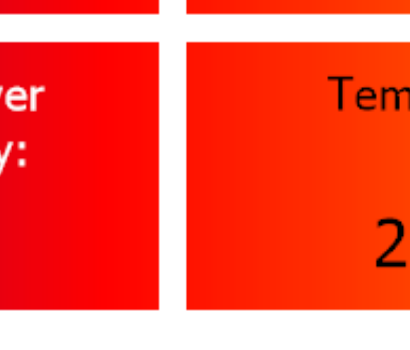
#> input picture RainMap/capturas_lluvia/20260929_224834/estacion_8_ROI_lluvia.png, 410 x 350 px, found by its file name
$ python analyze_roi_coords.py
#> lines starting #> are read from the running program, lines starting #| are printed output that depends on the picture; after the words box and inside, x2 and y2 are one past the last pixel; in counts of white or black regions, pixels touching at a corner belong together
# analyze_roi_coords.py
# Ejecútalo en tu máquina: python analyze_roi_coords.py
# Te imprime CSV listo para copiar

import cv2
import numpy as np
import pytesseract
import os
from pathlib import Path

# ── RUTAS QUE ME PASASTE ──
IMAGE_PATHS = [
    r"C:\Users\AlejandroSotoBarquer\OneDrive - ABC Geomática Agricola SRL\Documentos\ABC_Gis_Activos\01_Clientes\2026\Lluvia_Ayer_CR\RainMap\capturas_lluvia\20260929_224834\estacion_8_ROI_lluvia.png",
    r"C:\Users\AlejandroSotoBarquer\OneDrive - ABC Geomática Agricola SRL\Documentos\ABC_Gis_Activos\01_Clientes\2026\Lluvia_Ayer_CR\RainMap\capturas_lluvia\20260929_224834\estacion_22_ROI_lluvia.png",
    r"C:\Users\AlejandroSotoBarquer\OneDrive - ABC Geomática Agricola SRL\Documentos\ABC_Gis_Activos\01_Clientes\2026\Lluvia_Ayer_CR\RainMap\capturas_lluvia\20260929_224834\estacion_30_ROI_lluvia.png",
    r"C:\Users\AlejandroSotoBarquer\OneDrive - ABC Geomática Agricola SRL\Documentos\ABC_Gis_Activos\01_Clientes\2026\Lluvia_Ayer_CR\RainMap\capturas_lluvia\20260929_224834\estacion_41_ROI_lluvia.png",
    r"C:\Users\AlejandroSotoBarquer\OneDrive - ABC Geomática Agricola SRL\Documentos\ABC_Gis_Activos\01_Clientes\2026\Lluvia_Ayer_CR\RainMap\capturas_lluvia\20260929_224834\estacion_53_ROI_lluvia.png",
]

def detect_number_region(img_path):
    """Detecta el bounding box del número grande de lluvia."""
    img = cv2.imread(img_path)
#> img is the input picture: shape (350, 410, 3); mean B, G, R 66.1, 82.8, 250.7
    if img is None:
        return None

    h, w = img.shape[:2]
#> h = 350; w = 410
    gray = cv2.cvtColor(img, cv2.COLOR_BGR2GRAY)
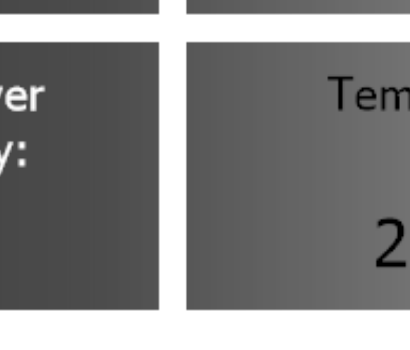
#> gray: shape (350, 410); min 0, max 255, mean 131.1

    # 1. Umbral adaptativo para aislar texto oscuro
    thresh = cv2.adaptiveThreshold(
        gray, 255, cv2.ADAPTIVE_THRESH_GAUSSIAN_C,
        cv2.THRESH_BINARY_INV, 31, 10
    )
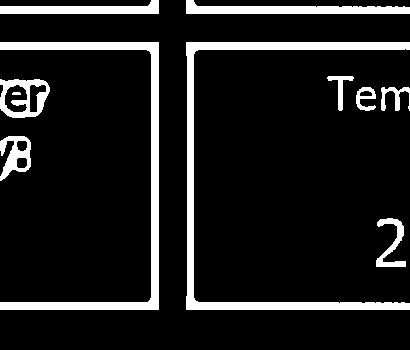
#> thresh: shape (350, 410); 11.3% white; 11 white regions, largest, box (x1, y1, x2, y2) and area: (186, 42, 410, 310) 5357, (0, 42, 159, 310) 4575, (186, 0, 410, 14) 1816

    # 2. Conectar componentes horizontales (números + decimal)
    kernel = cv2.getStructuringElement(cv2.MORPH_RECT, (15, 3))
    connected = cv2.morphologyEx(thresh, cv2.MORPH_CLOSE, kernel)
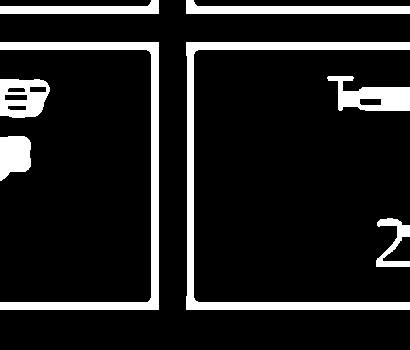
#> connected: shape (350, 410); 12.5% white; 8 white regions

    # 3. Contornos → filtrar por área y aspect ratio típicos de número grande
    contours, _ = cv2.findContours(connected, cv2.RETR_EXTERNAL, cv2.CHAIN_APPROX_SIMPLE)
#> contours = 8 contours; box (x1, y1, x2, y2) and area: (186, 42, 410, 310) 4673, (0, 42, 159, 310) 4002, (0, 79, 50, 118) 1630, (327, 76, 410, 111) 1618, (186, 0, 410, 14) 1612, (0, 0, 159, 14) 1157, (0, 136, 31, 181) 1062, (376, 218, 410, 267) 577

    best = None
    best_score = 0
    for cnt in contours:
        x, y, cw, ch = cv2.boundingRect(cnt)
        area = cw * ch
        aspect = cw / ch if ch > 0 else 0

        # Heurística: número de lluvia = área media, aspect ratio 2-6, no muy pequeño
        if 200 < area < w * h * 0.3 and 1.5 < aspect < 8:
            # Score: priorizar centro vertical y tamaño razonable
            center_y_score = 1 - abs((y + ch/2) - h/2) / (h/2)
            score = area * center_y_score
            if score > best_score:
                best_score = score
                best = (x, y, cw, ch)
#> this loop made 8 passes
#> (x, y, cw, ch, area, aspect, center_y_score, score) on pass 4: (327, 76, 83, 35, 2905, 2.37, 0.534, 1552.1)
#> (x, y, cw, ch, area, aspect) on passes 1, 2, 3, 5, 6, 7: (376, 218, 34, 49, 1666, 0.694), (0, 136, 31, 45, 1395, 0.689), (0, 79, 50, 39, 1950, 1.28), (186, 42, 224, 268, 60032, 0.836), (0, 42, 159, 268, 42612, 0.593), (186, 0, 224, 14, 3136, 16)
#> after the loop, best_score = 1552.1

    # Fallback: OCR directo en toda la imagen para ver qué lee
#> (the run stopped early here; a loop or call above may not have finished)

$ run again, with RainMap/capturas_lluvia/20260929_224834/estacion_114_ROI_lluvia.png copied over RainMap/capturas_lluvia/20260929_224834/estacion_8_ROI_lluvia.png
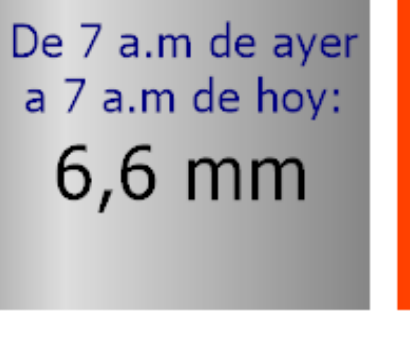
#> input picture RainMap/capturas_lluvia/20260929_224834/estacion_114_ROI_lluvia.png, 410 x 350 px, found by its file name
#> in detect_number_region, img is the input picture: shape (350, 410, 3); mean B, G, R 182.9, 180.9, 186.1
#> in detect_number_region, `thresh = cv2.adaptiveThreshold( gray, 255, cv2.ADAPTIVE_THRESH_GAUSSIA..`:
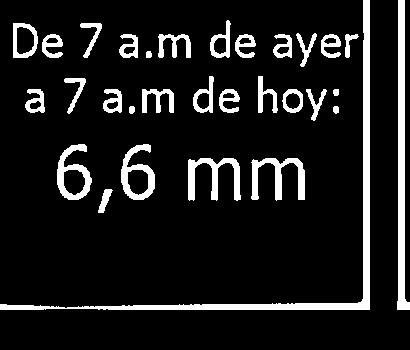
#> thresh: shape (350, 410); 11% white; 31 white regions, largest, box (x1, y1, x2, y2) and area: (0, 0, 370, 310) 4060, (397, 0, 410, 310) 2223, (251, 158, 305, 201) 960
#> in detect_number_region, `connected = cv2.morphologyEx(thresh, cv2.MORPH_CLOSE, kernel)`:
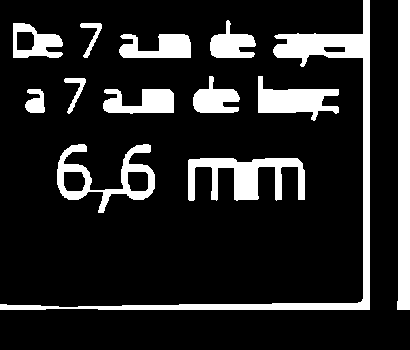
#> connected: shape (350, 410); 15.8% white; 13 white regions
#> contours = 13 contours; largest, box (x1, y1, x2, y2) and area: (0, 0, 370, 310) 5394, (397, 0, 410, 310) 3408, (57, 144, 155, 213) 2588, (188, 158, 305, 201) 2360, (258, 76, 339, 121) 1683
#> the loop in detect_number_region, `for cnt in contours:` made 13 passes
#> (x, y, cw, ch, area, aspect, center_y_score, score) on pass 1: (188, 158, 117, 43, 5031, 2.72, 0.974, 4901.6)
#> after the loop in detect_number_region, `for cnt in contours:`: best_score = 4901.6

$ run again, with RainMap/capturas_lluvia/20260929_224834/estacion_120_ROI_lluvia.png copied over RainMap/capturas_lluvia/20260929_224834/estacion_8_ROI_lluvia.png
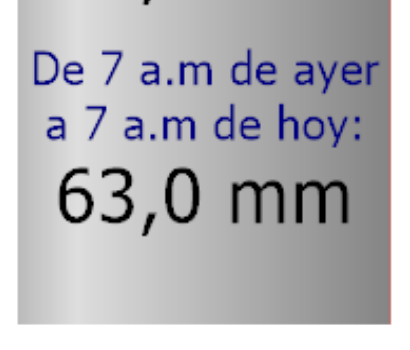
#> input picture RainMap/capturas_lluvia/20260929_224834/estacion_120_ROI_lluvia.png, 410 x 350 px, found by its file name
#> in detect_number_region, img is the input picture: shape (350, 410, 3); mean B, G, R 185.1, 181.3, 181.7
#> in detect_number_region, `thresh = cv2.adaptiveThreshold( gray, 255, cv2.ADAPTIVE_THRESH_GAUSSIA..`:
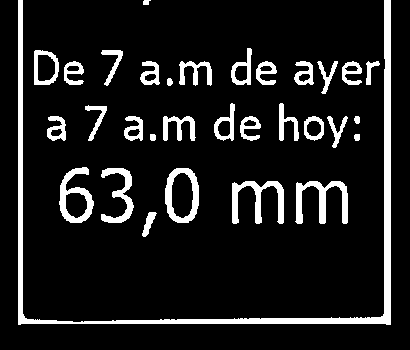
#> thresh: shape (350, 410); 11% white; 32 white regions, largest, box (x1, y1, x2, y2) and area: (18, 0, 391, 325) 5679, (295, 181, 348, 224) 945, (232, 181, 284, 224) 917
#> in detect_number_region, `connected = cv2.morphologyEx(thresh, cv2.MORPH_CLOSE, kernel)`:
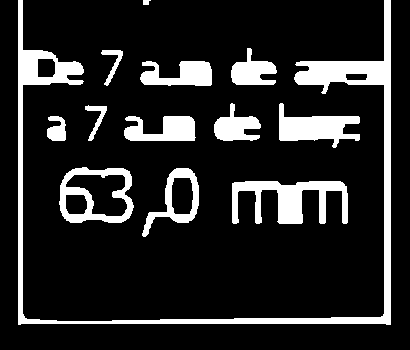
#> connected: shape (350, 410); 15.1% white; 13 white regions
#> contours = 13 contours; largest, box (x1, y1, x2, y2) and area: (18, 0, 391, 325) 8238, (59, 167, 134, 223) 3510, (232, 181, 348, 224) 2350, (142, 168, 199, 237) 1706, (279, 103, 360, 148) 1704
#> the loop in detect_number_region, `for cnt in contours:` made 13 passes
#> (x, y, cw, ch, area, aspect, center_y_score, score) on pass 1: (232, 181, 116, 43, 4988, 2.7, 0.843, 4204.2)
#> after the loop in detect_number_region, `for cnt in contours:`: best_score = 4204.2
